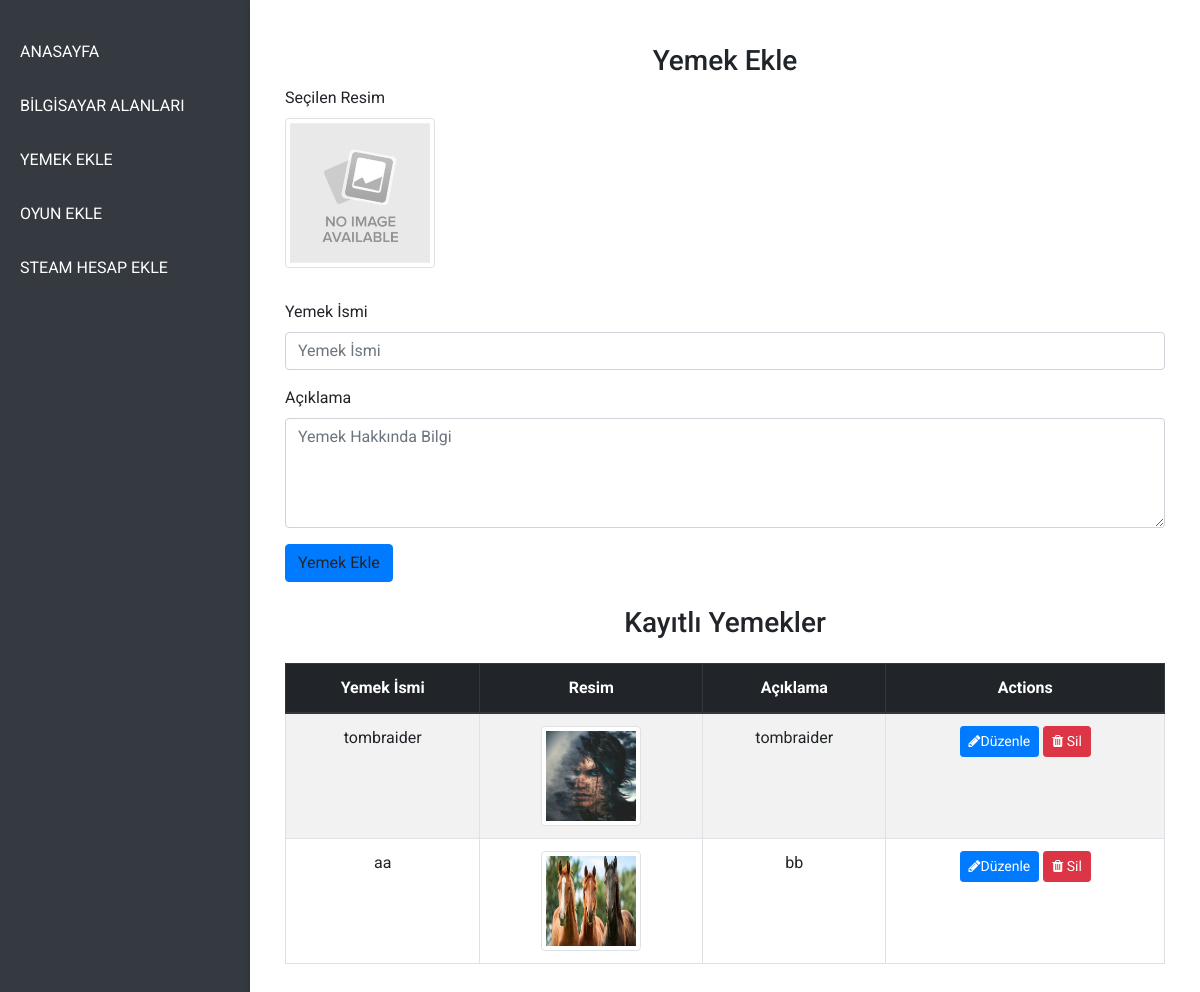
/foodsadd, run on the app's committed database.
### models.py (models this page shows)
class tblfoods(db.Model):
    id = db.Column(db.Integer, primary_key=True)
    path = db.Column(db.String(50), unique=False, nullable=True)
    label = db.Column(db.String(100), unique=False, nullable=True)
    text = db.Column(db.String(5000), unique=False, nullable=True)
    order_index = db.Column(db.Integer, unique=False, nullable=True)

### app.py (the view, shortened to what this page needs)
@app.route("/foodsadd", methods=['GET', 'POST'])
def foodsadd():
    all_images = []
    target_folder = os.path.join(UPLOAD_FOLDER, 'foods')
    if os.path.exists(target_folder):
        all_images = [file for file in os.listdir(target_folder)
                    if file.lower().endswith(('png', 'jpg', 'jpeg', 'gif', 'webp'))]
    foods = tblfoods.query.all()
    return render_template("/foodsadd.html", foods=foods, all_images=all_images)

### templates/foodsadd.html (shortened to what this page needs)
{% extends "adminlayout.html" %}
{% block main %}
<div class="container-fluid mt-4">
    <div class="row mb-4">
        <div class="col-md-12">
            <h3 class="text-center">Yemek Ekle</h3>
            <div class="form-group">
                <label for="image">Seçilen Resim</label><br>
                <img src="../../static/img/noImage.jpg"
                        alt="photo" class="img-thumbnail mb-3" style="width: 150px; height: 150px;" onclick="showPopup()">
            </div>
            <div class="form-group">
                <label for="foodName">Yemek İsmi</label>
                <input type="text" class="form-control" id="foodName" name="foodName" placeholder="Yemek İsmi" required>
            </div>
            <div class="form-group">
                <label for="foodText">Açıklama</label>
                <textarea class="form-control" id="foodText" name="foodText" rows="4" placeholder="Yemek Hakkında Bilgi" required></textarea>
            </div>
            <a type="button" class="btn btn-primary" onclick="addfood()">Yemek Ekle</a>
        </div>
    </div>
    <div class="row">
        <div class="col-md-12">
            <h3 class="text-center mb-4">Kayıtlı Yemekler</h3>
            <table class="table table-bordered table-striped">
                <thead class="thead-dark">
                    <tr>
                        <th>Yemek İsmi</th>
                        <th>Resim</th>
                        <th>Açıklama</th>
                        <th>Actions</th>
                    </tr>
                </thead>
                <tbody>
                    {% for food in foods %}
                        <tr id="food-{{ food.id }}">
                            <td>{{ food.label }}</td>
                            <td>
                                <img src="{{ food.path if food.path else '../../static/img/noImage.jpg' }}" alt="food image" class="img-thumbnail" style="width: 100px; height: 100px;">
                            </td>
                            <td>{{ food.text }}</td>
                            <td>
                                <a href="/updatefood/{{food.id}}" class="btn btn-sm btn-primary"><i class="fa fa-pencil"></i>Düzenle</a>
                                <button type="button" class="btn btn-sm btn-danger" data-id="{{ food.id }}"  onclick="deletefood(this)"><i class="fa fa-trash"></i> Sil</button>
                            </td>
                        </tr>
                    {% endfor %}
                </tbody>
            </table>
        </div>
    </div>
</div>
{% endblock %}

### static/css/admin/indexadmin.css (style rules this page uses)
body, html { margin: 0; padding: 0; font-family: 'Roboto', sans-serif; height: 100%; background-color: #f8f9fa; }
table { width: 80%; margin-left: auto; margin-right: auto; text-align: center; }
h3 { text-align: center; }

### data on the page
tblfoods: label "tombraider", path (picture), text "tombraider"
tblfoods: label "aa", path (picture), text "bb"
